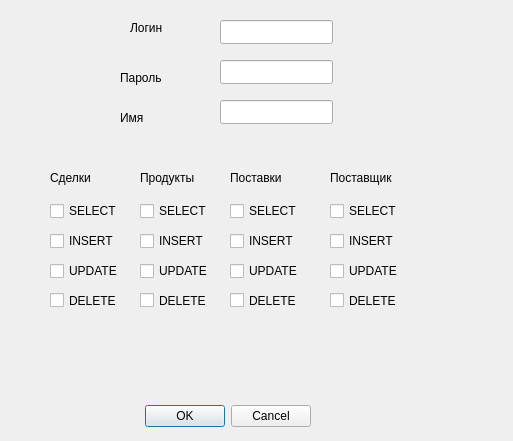
<?xml version="1.0" encoding="UTF-8"?>
<ui version="4.0">
 <class>dCreate_user</class>
 <widget class="QDialog" name="dCreate_user">
  <property name="geometry">
   <rect>
    <x>0</x>
    <y>0</y>
    <width>513</width>
    <height>441</height>
   </rect>
  </property>
  <property name="windowTitle">
   <string>Создать пользователя</string>
  </property>
  <widget class="QDialogButtonBox" name="buttonBox">
   <property name="geometry">
    <rect>
     <x>130</x>
     <y>400</y>
     <width>181</width>
     <height>32</height>
    </rect>
   </property>
   <property name="orientation">
    <enum>Qt::Horizontal</enum>
   </property>
   <property name="standardButtons">
    <set>QDialogButtonBox::Cancel|QDialogButtonBox::Ok</set>
   </property>
  </widget>
  <widget class="QLineEdit" name="lineEdit">
   <property name="geometry">
    <rect>
     <x>220</x>
     <y>20</y>
     <width>113</width>
     <height>24</height>
    </rect>
   </property>
  </widget>
  <widget class="QLineEdit" name="lineEdit_2">
   <property name="geometry">
    <rect>
     <x>220</x>
     <y>60</y>
     <width>113</width>
     <height>24</height>
    </rect>
   </property>
  </widget>
  <widget class="QLineEdit" name="lineEdit_3">
   <property name="geometry">
    <rect>
     <x>220</x>
     <y>100</y>
     <width>113</width>
     <height>24</height>
    </rect>
   </property>
  </widget>
  <widget class="QLabel" name="label">
   <property name="geometry">
    <rect>
     <x>130</x>
     <y>20</y>
     <width>55</width>
     <height>16</height>
    </rect>
   </property>
   <property name="text">
    <string>Логин</string>
   </property>
  </widget>
  <widget class="QLabel" name="label_2">
   <property name="geometry">
    <rect>
     <x>120</x>
     <y>70</y>
     <width>55</width>
     <height>16</height>
    </rect>
   </property>
   <property name="text">
    <string>Пароль</string>
   </property>
  </widget>
  <widget class="QLabel" name="label_3">
   <property name="geometry">
    <rect>
     <x>120</x>
     <y>110</y>
     <width>55</width>
     <height>16</height>
    </rect>
   </property>
   <property name="text">
    <string>Имя</string>
   </property>
  </widget>
  <widget class="QCheckBox" name="cB_select">
   <property name="geometry">
    <rect>
     <x>50</x>
     <y>200</y>
     <width>83</width>
     <height>22</height>
    </rect>
   </property>
   <property name="text">
    <string>SELECT</string>
   </property>
  </widget>
  <widget class="QCheckBox" name="cB_insert">
   <property name="geometry">
    <rect>
     <x>50</x>
     <y>230</y>
     <width>83</width>
     <height>22</height>
    </rect>
   </property>
   <property name="text">
    <string>INSERT</string>
   </property>
  </widget>
  <widget class="QCheckBox" name="cB_update">
   <property name="geometry">
    <rect>
     <x>50</x>
     <y>260</y>
     <width>83</width>
     <height>22</height>
    </rect>
   </property>
   <property name="text">
    <string>UPDATE</string>
   </property>
  </widget>
  <widget class="QCheckBox" name="cB_delete">
   <property name="geometry">
    <rect>
     <x>50</x>
     <y>290</y>
     <width>83</width>
     <height>21</height>
    </rect>
   </property>
   <property name="text">
    <string>DELETE</string>
   </property>
  </widget>
  <widget class="QCheckBox" name="cB_delete_2">
   <property name="geometry">
    <rect>
     <x>140</x>
     <y>290</y>
     <width>83</width>
     <height>21</height>
    </rect>
   </property>
   <property name="text">
    <string>DELETE</string>
   </property>
  </widget>
  <widget class="QCheckBox" name="cB_insert_2">
   <property name="geometry">
    <rect>
     <x>140</x>
     <y>230</y>
     <width>83</width>
     <height>22</height>
    </rect>
   </property>
   <property name="text">
    <string>INSERT</string>
   </property>
  </widget>
  <widget class="QCheckBox" name="cB_select_2">
   <property name="geometry">
    <rect>
     <x>140</x>
     <y>200</y>
     <width>83</width>
     <height>22</height>
    </rect>
   </property>
   <property name="text">
    <string>SELECT</string>
   </property>
  </widget>
  <widget class="QCheckBox" name="cB_update_2">
   <property name="geometry">
    <rect>
     <x>140</x>
     <y>260</y>
     <width>83</width>
     <height>22</height>
    </rect>
   </property>
   <property name="text">
    <string>UPDATE</string>
   </property>
  </widget>
  <widget class="QCheckBox" name="cB_delete_3">
   <property name="geometry">
    <rect>
     <x>230</x>
     <y>290</y>
     <width>83</width>
     <height>21</height>
    </rect>
   </property>
   <property name="text">
    <string>DELETE</string>
   </property>
  </widget>
  <widget class="QCheckBox" name="cB_insert_3">
   <property name="geometry">
    <rect>
     <x>230</x>
     <y>230</y>
     <width>83</width>
     <height>22</height>
    </rect>
   </property>
   <property name="text">
    <string>INSERT</string>
   </property>
  </widget>
  <widget class="QCheckBox" name="cB_select_3">
   <property name="geometry">
    <rect>
     <x>230</x>
     <y>200</y>
     <width>83</width>
     <height>22</height>
    </rect>
   </property>
   <property name="text">
    <string>SELECT</string>
   </property>
  </widget>
  <widget class="QCheckBox" name="cB_update_3">
   <property name="geometry">
    <rect>
     <x>230</x>
     <y>260</y>
     <width>83</width>
     <height>22</height>
    </rect>
   </property>
   <property name="text">
    <string>UPDATE</string>
   </property>
  </widget>
  <widget class="QCheckBox" name="cB_delete_4">
   <property name="geometry">
    <rect>
     <x>330</x>
     <y>290</y>
     <width>83</width>
     <height>21</height>
    </rect>
   </property>
   <property name="text">
    <string>DELETE</string>
   </property>
  </widget>
  <widget class="QCheckBox" name="cB_insert_4">
   <property name="geometry">
    <rect>
     <x>330</x>
     <y>230</y>
     <width>83</width>
     <height>22</height>
    </rect>
   </property>
   <property name="text">
    <string>INSERT</string>
   </property>
  </widget>
  <widget class="QCheckBox" name="cB_select_4">
   <property name="geometry">
    <rect>
     <x>330</x>
     <y>200</y>
     <width>83</width>
     <height>22</height>
    </rect>
   </property>
   <property name="text">
    <string>SELECT</string>
   </property>
  </widget>
  <widget class="QCheckBox" name="cB_update_4">
   <property name="geometry">
    <rect>
     <x>330</x>
     <y>260</y>
     <width>83</width>
     <height>22</height>
    </rect>
   </property>
   <property name="text">
    <string>UPDATE</string>
   </property>
  </widget>
  <widget class="QLabel" name="label_4">
   <property name="geometry">
    <rect>
     <x>50</x>
     <y>170</y>
     <width>55</width>
     <height>16</height>
    </rect>
   </property>
   <property name="text">
    <string>Сделки </string>
   </property>
  </widget>
  <widget class="QLabel" name="label_5">
   <property name="geometry">
    <rect>
     <x>140</x>
     <y>170</y>
     <width>71</width>
     <height>16</height>
    </rect>
   </property>
   <property name="text">
    <string>Продукты</string>
   </property>
  </widget>
  <widget class="QLabel" name="label_6">
   <property name="geometry">
    <rect>
     <x>230</x>
     <y>170</y>
     <width>71</width>
     <height>16</height>
    </rect>
   </property>
   <property name="text">
    <string>Поставки</string>
   </property>
  </widget>
  <widget class="QLabel" name="label_7">
   <property name="geometry">
    <rect>
     <x>330</x>
     <y>170</y>
     <width>81</width>
     <height>16</height>
    </rect>
   </property>
   <property name="text">
    <string>Поставщик</string>
   </property>
  </widget>
 </widget>
 <resources/>
 <connections>
  <connection>
   <sender>buttonBox</sender>
   <signal>accepted()</signal>
   <receiver>dCreate_user</receiver>
   <slot>accept()</slot>
   <hints>
    <hint type="sourcelabel">
     <x>248</x>
     <y>254</y>
    </hint>
    <hint type="destinationlabel">
     <x>157</x>
     <y>274</y>
    </hint>
   </hints>
  </connection>
  <connection>
   <sender>buttonBox</sender>
   <signal>rejected()</signal>
   <receiver>dCreate_user</receiver>
   <slot>reject()</slot>
   <hints>
    <hint type="sourcelabel">
     <x>316</x>
     <y>260</y>
    </hint>
    <hint type="destinationlabel">
     <x>286</x>
     <y>274</y>
    </hint>
   </hints>
  </connection>
 </connections>
</ui>
